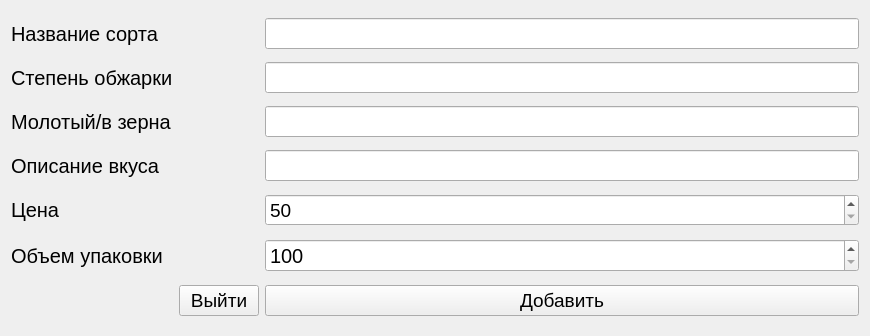
<?xml version="1.0" encoding="UTF-8"?>
<ui version="4.0">
 <class>CreateInformation</class>
 <widget class="QWidget" name="CreateInformation">
  <property name="geometry">
   <rect>
    <x>0</x>
    <y>0</y>
    <width>870</width>
    <height>336</height>
   </rect>
  </property>
  <property name="windowTitle">
   <string>Добавление новой информации</string>
  </property>
  <layout class="QGridLayout" name="gridLayout">
   <item row="6" column="2">
    <widget class="QPushButton" name="AddPushButton">
     <property name="font">
      <font>
       <pointsize>14</pointsize>
      </font>
     </property>
     <property name="text">
      <string>Добавить</string>
     </property>
    </widget>
   </item>
   <item row="5" column="0">
    <widget class="QLabel" name="label_6">
     <property name="font">
      <font>
       <pointsize>15</pointsize>
      </font>
     </property>
     <property name="text">
      <string>Объем упаковки</string>
     </property>
    </widget>
   </item>
   <item row="0" column="0">
    <widget class="QLabel" name="label">
     <property name="font">
      <font>
       <pointsize>15</pointsize>
      </font>
     </property>
     <property name="text">
      <string>Название сорта</string>
     </property>
    </widget>
   </item>
   <item row="2" column="0">
    <widget class="QLabel" name="label_3">
     <property name="font">
      <font>
       <pointsize>15</pointsize>
      </font>
     </property>
     <property name="text">
      <string>Молотый/в зерна</string>
     </property>
    </widget>
   </item>
   <item row="1" column="0">
    <widget class="QLabel" name="label_2">
     <property name="font">
      <font>
       <pointsize>15</pointsize>
      </font>
     </property>
     <property name="text">
      <string>Степень обжарки</string>
     </property>
    </widget>
   </item>
   <item row="4" column="0">
    <widget class="QLabel" name="label_5">
     <property name="font">
      <font>
       <pointsize>15</pointsize>
      </font>
     </property>
     <property name="text">
      <string>Цена</string>
     </property>
    </widget>
   </item>
   <item row="3" column="0">
    <widget class="QLabel" name="label_4">
     <property name="font">
      <font>
       <pointsize>15</pointsize>
      </font>
     </property>
     <property name="text">
      <string>Описание вкуса</string>
     </property>
    </widget>
   </item>
   <item row="1" column="2">
    <widget class="QLineEdit" name="lineEdit_3">
     <property name="font">
      <font>
       <pointsize>14</pointsize>
      </font>
     </property>
    </widget>
   </item>
   <item row="6" column="1">
    <widget class="QPushButton" name="ExitPushButton">
     <property name="font">
      <font>
       <family>MS Shell Dlg 2</family>
       <pointsize>14</pointsize>
       <weight>50</weight>
       <italic>false</italic>
       <bold>false</bold>
      </font>
     </property>
     <property name="text">
      <string>Выйти</string>
     </property>
    </widget>
   </item>
   <item row="2" column="2">
    <widget class="QLineEdit" name="lineEdit_2">
     <property name="font">
      <font>
       <pointsize>14</pointsize>
      </font>
     </property>
    </widget>
   </item>
   <item row="3" column="2">
    <widget class="QLineEdit" name="lineEdit">
     <property name="font">
      <font>
       <pointsize>14</pointsize>
      </font>
     </property>
    </widget>
   </item>
   <item row="4" column="2">
    <widget class="QSpinBox" name="PriceSpinBox">
     <property name="font">
      <font>
       <pointsize>14</pointsize>
      </font>
     </property>
     <property name="minimum">
      <number>50</number>
     </property>
     <property name="maximum">
      <number>10000</number>
     </property>
     <property name="singleStep">
      <number>100</number>
     </property>
    </widget>
   </item>
   <item row="5" column="2">
    <widget class="QSpinBox" name="VolumeSpinBox">
     <property name="font">
      <font>
       <pointsize>15</pointsize>
      </font>
     </property>
     <property name="minimum">
      <number>100</number>
     </property>
     <property name="maximum">
      <number>5000</number>
     </property>
     <property name="singleStep">
      <number>250</number>
     </property>
    </widget>
   </item>
   <item row="0" column="2">
    <widget class="QLineEdit" name="lineEdit_4">
     <property name="font">
      <font>
       <pointsize>14</pointsize>
      </font>
     </property>
    </widget>
   </item>
  </layout>
 </widget>
 <resources/>
 <connections/>
</ui>
